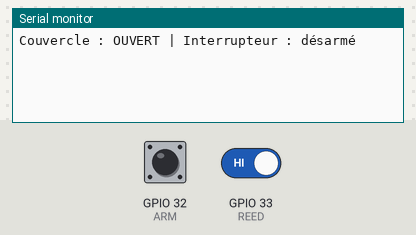
Bench run of a sketch on a simulated ESP32. On the bench: the last lines printed to the serial monitor. The inputs (shaded band) are chosen by the test bench; at power-on: GPIO 32 (ARM) HIGH, GPIO 33 (REED) HIGH.

Above: at 1.2 s.
1.3 s: GPIO 32 (ARM) pulled LOW for 0.15 s
At 1.43 s:
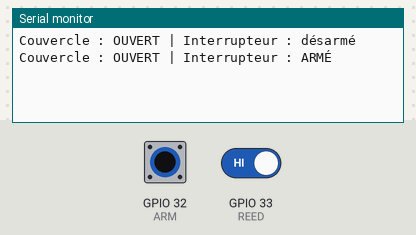
2.9 s: GPIO 33 (REED) driven LOW
At 3.4 s:
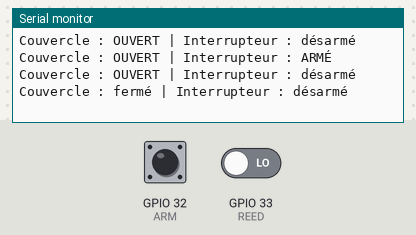
4.4 s: GPIO 32 (ARM) pulled LOW for 1 s
At 5.2 s:
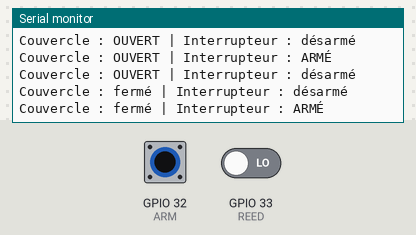

The sketch:

test3_contacts.ino
```cpp
// Test 3 — Capteur d'ouverture ILS (GPIO33) et interrupteur d'armement (GPIO32)
// Câblage : chaque contact entre la broche et GND (pull-up interne activé).
// Attendu : l'état s'affiche à chaque changement.
const int REED = 33, ARM = 32;
int dernierReed = -1, dernierArm = -1;

void setup() {
  Serial.begin(115200);
  pinMode(REED, INPUT_PULLUP);
  pinMode(ARM, INPUT_PULLUP);
}

void loop() {
  int r = digitalRead(REED), a = digitalRead(ARM);
  if (r != dernierReed || a != dernierArm) {
    Serial.printf("Couvercle : %s | Interrupteur : %s\n",
                  r == HIGH ? "OUVERT" : "fermé", a == LOW ? "ARMÉ" : "désarmé");
    dernierReed = r;
    dernierArm = a;
  }
  delay(50);
}
```

Measured:
- after the input at 1.3 s, the serial monitor: prints a new line at once (image 1)
- after the input at 2.9 s, the serial monitor: prints a new line at once (image 2)
- after the input at 4.4 s, the serial monitor: prints a new line at once (image 3)
